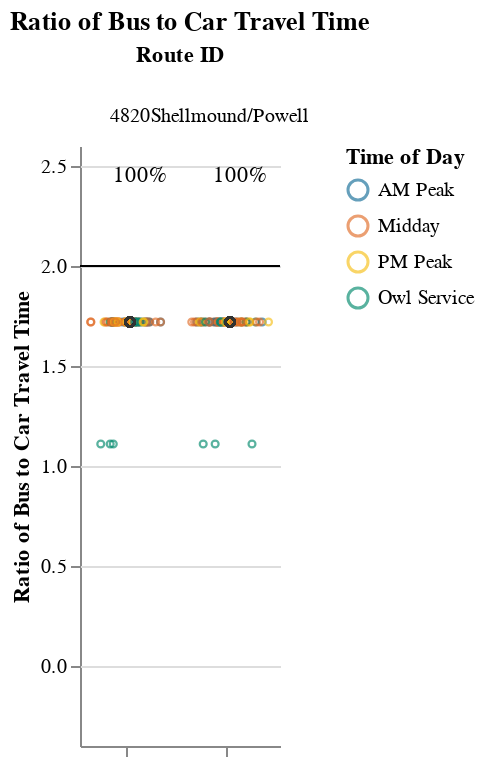
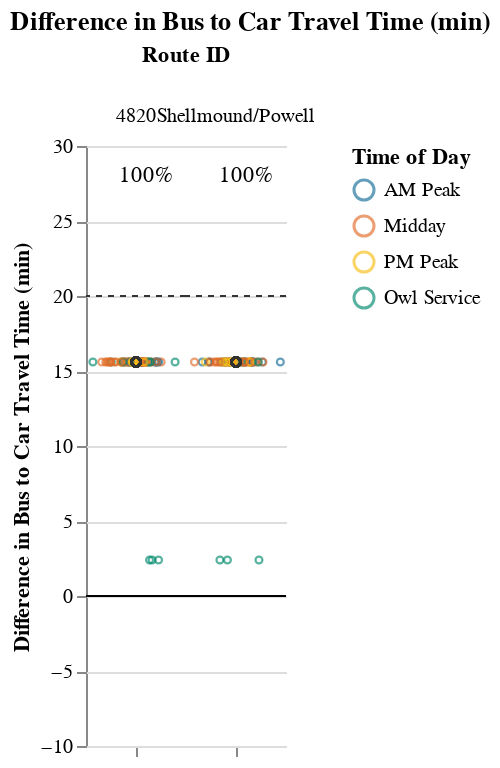

Notebook code for these charts, in order:
### Markdown cell above
## Viable Competitive Routes
### Short Routes (< 1 hr)

### Code cell
# Allow for possibility that operator doesn't have routes that fall into certain route_groups
# But, jupyterbook will not like markdown with f-string
# separate out route_group and put in each cell, and use try/except + if to display...
# but all 3 route groups must be displayed. just add sentence about why no routes were returned at the end
route_group = "short"
try:
    display_charts_for_route_group(df, route_group)
except:
    print("No routes meet this criteria.")

### Figure 1 — Vega-Lite specification as saved in the notebook (floating-point values rounded to 4 significant figures; data arrays with more than 128 entries replaced by an {"elided": "..."} marker saying what was removed)
{"config": {"view": {"continuousWidth": 400, "continuousHeight": 300, "stroke": null}, "facet": {"spacing": 0}}, "data": {"name": "data-b47a9343a7273f51d858d46275b17d77"}, "facet": {"column": {"field": "route_id", "sort": ["4820", "Shellmound/Powell"], "title": "Route ID", "type": "nominal"}}, "spec": {"layer": [{"mark": "rule", "encoding": {"color": {"value": "black"}, "y": {"field": "cutoff", "type": "quantitative"}}, "selection": {"selector001": {"type": "interval", "bind": "scales", "encodings": ["x", "y"]}}}, {"mark": {"type": "point", "opacity": 0.65, "size": 12, "strokeWidth": 1.1}, "encoding": {"color": {"field": "time_of_day", "scale": {"range": ["#136C97", "#E16B26", "#F6BF16", "#00896B", "#7790A3", "#5B559C"]}, "sort": ["AM Peak", "Midday", "PM Peak", "Owl Service"], "title": "Time of Day", "type": "nominal"}, "tooltip": [{"field": "route_id", "type": "nominal"}, {"field": "trip_id", "type": "nominal"}, {"field": "service_hours", "type": "quantitative"}, {"field": "car_duration_hours", "type": "quantitative"}, {"field": "bus_multiplier", "type": "quantitative"}, {"field": "bus_difference", "type": "quantitative"}, {"field": "num_trips", "type": "quantitative"}, {"field": "num_competitive", "type": "quantitative"}, {"field": "pct_trips_competitive", "type": "quantitative"}, {"field": "p25", "type": "quantitative"}, {"field": "p50", "type": "quantitative"}, {"field": "p75", "type": "quantitative"}], "x": {"axis": {"grid": false, "labels": false, "ticks": true, "values": [0]}, "field": "jitter", "scale": {}, "title": null, "type": "quantitative"}, "y": {"field": "bus_multiplier", "scale": {"domain": [-0.25, 2.5]}, "title": "Ratio of Bus to Car Travel Time", "type": "quantitative"}}, "transform": [{"calculate": "sqrt(-2*log(random()))*cos(2*PI*random())", "as": "jitter"}], "width": 50}, {"layer": [{"mark": {"type": "point", "opacity": 0.6, "size": 20, "strokeWidth": 1.3}, "encoding": {"color": {"value": "#323434"}, "y": {"field": "bus_multiplier", "type": "quantitative"}}, "transform": [{"filter": "(datum.p50_trip === 1)"}]}, {"mark": {"type": "text", "align": "center", "baseline": "middle"}, "encoding": {"color": {"value": "black"}, "text": {"field": "pct_trips_competitive", "format": ".0%", "type": "quantitative"}, "tooltip": [{"field": "route_id", "type": "nominal"}, {"field": "trip_id", "type": "nominal"}, {"field": "service_hours", "type": "quantitative"}, {"field": "car_duration_hours", "type": "quantitative"}, {"field": "bus_multiplier", "type": "quantitative"}, {"field": "bus_difference", "type": "quantitative"}, {"field": "num_trips", "type": "quantitative"}, {"field": "num_competitive", "type": "quantitative"}, {"field": "pct_trips_competitive", "type": "quantitative"}, {"field": "p25", "type": "quantitative"}, {"field": "p50", "type": "quantitative"}, {"field": "p75", "type": "quantitative"}], "x": {"value": 30}, "y": {"value": 15}}, "transform": [{"calculate": "sqrt(-2*log(random()))*cos(2*PI*random())", "as": "jitter"}, {"filter": "(datum.fastest_trip === 1)"}]}]}]}, "resolve": {"scale": {"y": "shared"}}, "title": "Ratio of Bus to Car Travel Time", "$schema": "https://vega.github.io/schema/vega-lite/v4.17.0.json", "datasets": {"data-b47a9343a7273f51d858d46275b17d77": {"elided": "132 records"}}}

### Figure 2 — Vega-Lite specification as saved in the notebook (floating-point values rounded to 4 significant figures; data arrays with more than 128 entries replaced by an {"elided": "..."} marker saying what was removed)
{"config": {"view": {"continuousWidth": 400, "continuousHeight": 300, "stroke": null}, "facet": {"spacing": 0}}, "data": {"name": "data-03052f84caa4f6d0d66f4d05cf04decf"}, "facet": {"column": {"field": "route_id", "sort": ["4820", "Shellmound/Powell"], "title": "Route ID", "type": "nominal"}}, "spec": {"layer": [{"mark": "rule", "encoding": {"color": {"value": "black"}, "y": {"field": "cutoff", "type": "quantitative"}}, "selection": {"selector002": {"type": "interval", "bind": "scales", "encodings": ["x", "y"]}}}, {"mark": {"type": "rule", "strokeDash": [3, 3]}, "encoding": {"color": {"value": "#323434"}, "y": {"field": "cutoff2", "type": "quantitative"}}}, {"mark": {"type": "point", "opacity": 0.65, "size": 12, "strokeWidth": 1.1}, "encoding": {"color": {"field": "time_of_day", "scale": {"range": ["#136C97", "#E16B26", "#F6BF16", "#00896B", "#7790A3", "#5B559C"]}, "sort": ["AM Peak", "Midday", "PM Peak", "Owl Service"], "title": "Time of Day", "type": "nominal"}, "tooltip": [{"field": "route_id", "type": "nominal"}, {"field": "trip_id", "type": "nominal"}, {"field": "service_hours", "type": "quantitative"}, {"field": "car_duration_hours", "type": "quantitative"}, {"field": "bus_multiplier", "type": "quantitative"}, {"field": "bus_difference", "type": "quantitative"}, {"field": "num_trips", "type": "quantitative"}, {"field": "num_competitive", "type": "quantitative"}, {"field": "pct_trips_competitive", "type": "quantitative"}, {"field": "p25", "type": "quantitative"}, {"field": "p50", "type": "quantitative"}, {"field": "p75", "type": "quantitative"}], "x": {"axis": {"grid": false, "labels": false, "ticks": true, "values": [0]}, "field": "jitter", "scale": {}, "title": null, "type": "quantitative"}, "y": {"field": "bus_difference", "scale": {"domain": [-5, 25.0]}, "title": "Difference in Bus to Car Travel Time (min)", "type": "quantitative"}}, "transform": [{"calculate": "sqrt(-2*log(random()))*cos(2*PI*random())", "as": "jitter"}], "width": 50}, {"layer": [{"mark": {"type": "point", "opacity": 0.6, "size": 20, "strokeWidth": 1.3}, "encoding": {"color": {"value": "#323434"}, "y": {"field": "bus_difference", "type": "quantitative"}}, "transform": [{"filter": "(datum.p50_trip === 1)"}]}, {"mark": {"type": "text", "align": "center", "baseline": "middle"}, "encoding": {"color": {"value": "black"}, "text": {"field": "pct_trips_competitive", "format": ".0%", "type": "quantitative"}, "tooltip": [{"field": "route_id", "type": "nominal"}, {"field": "trip_id", "type": "nominal"}, {"field": "service_hours", "type": "quantitative"}, {"field": "car_duration_hours", "type": "quantitative"}, {"field": "bus_multiplier", "type": "quantitative"}, {"field": "bus_difference", "type": "quantitative"}, {"field": "num_trips", "type": "quantitative"}, {"field": "num_competitive", "type": "quantitative"}, {"field": "pct_trips_competitive", "type": "quantitative"}, {"field": "p25", "type": "quantitative"}, {"field": "p50", "type": "quantitative"}, {"field": "p75", "type": "quantitative"}], "x": {"value": 30}, "y": {"value": 15}}, "transform": [{"calculate": "sqrt(-2*log(random()))*cos(2*PI*random())", "as": "jitter"}, {"filter": "(datum.fastest_trip === 1)"}]}]}]}, "resolve": {"scale": {"y": "shared"}}, "title": "Difference in Bus to Car Travel Time (min)", "$schema": "https://vega.github.io/schema/vega-lite/v4.17.0.json", "datasets": {"data-03052f84caa4f6d0d66f4d05cf04decf": {"elided": "132 records"}}}
